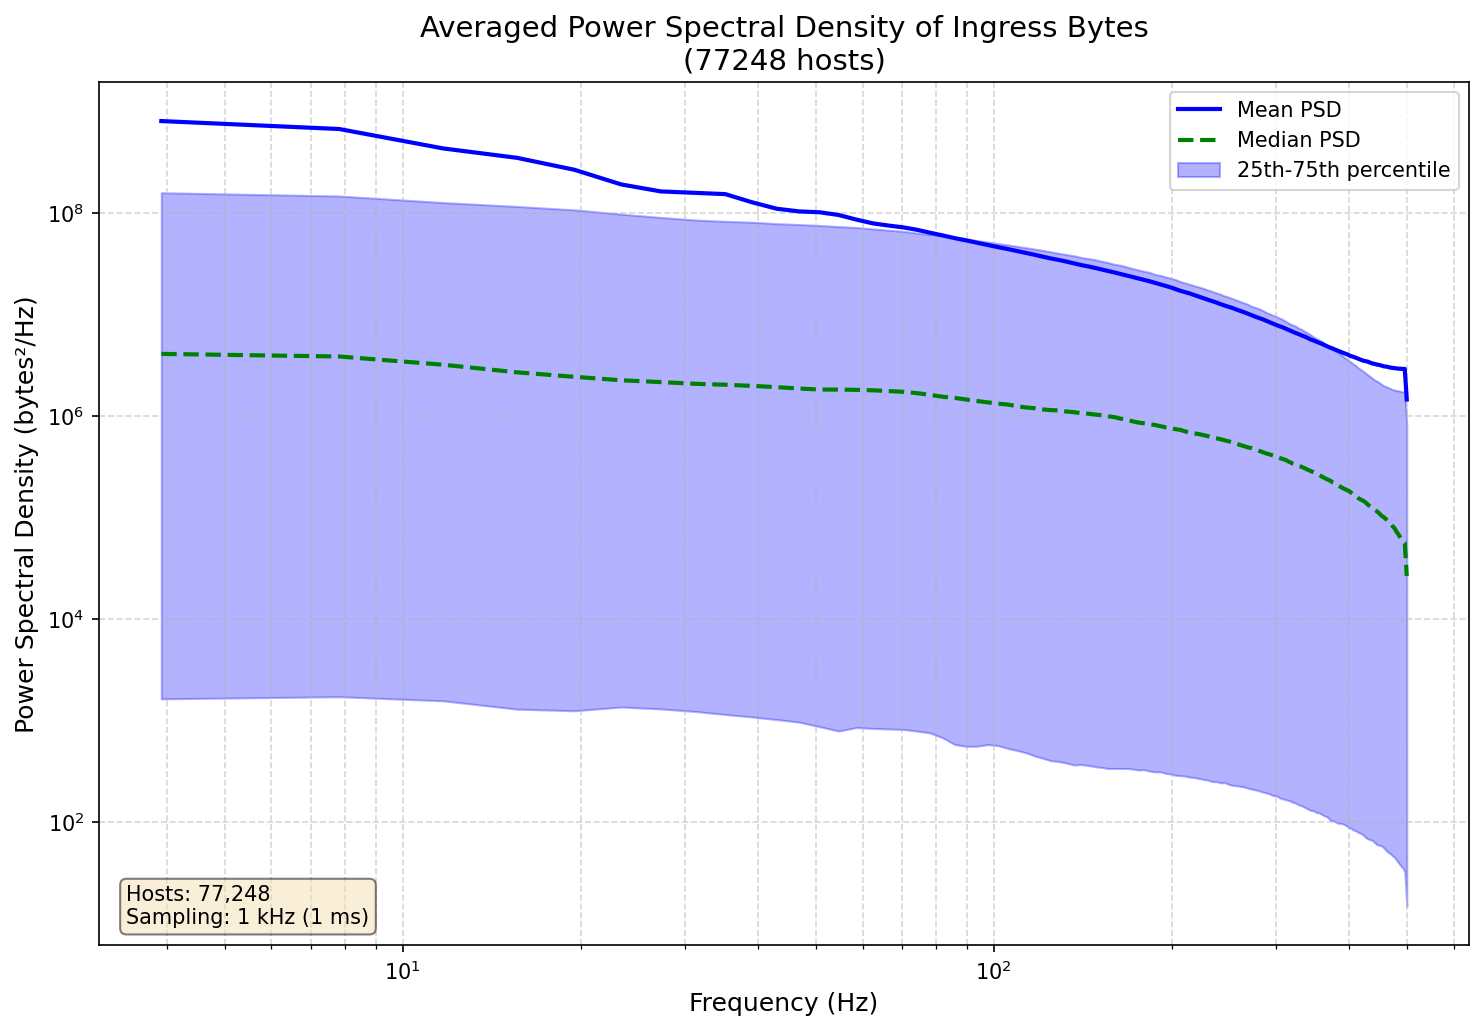

This chart was generated by the following Python code:
import pandas as pd
import numpy as np
import matplotlib.pyplot as plt
from scipy import signal
import glob
import os

def load_ingress_bytes(file_path):
    """Load ingress bytes from a CSV file."""
    try:
        df = pd.read_csv(file_path)
        return df['ingressBytes'].values
    except Exception as e:
        return None

def compute_psd(data, fs=1000):
    """Compute Power Spectral Density using Welch's method.
    
    Args:
        data: Time series data (ingress bytes)
        fs: Sampling frequency in Hz (1000 Hz = 1 sample per ms)
    
    Returns:
        frequencies, psd
    """
    # Use Welch's method for PSD estimation
    # nperseg controls the segment length for FFT
    nperseg = min(256, len(data) // 4)
    if nperseg < 16:
        return None, None
    
    frequencies, psd = signal.welch(data, fs=fs, nperseg=nperseg)
    return frequencies, psd

def main():
    # Path to the ingress_bytes folder
    script_dir = os.path.dirname(os.path.abspath(__file__))
    ingress_folder = os.path.join(script_dir, '..', 'ingress_bytes')
    output_dir = script_dir
    
    print(f"Loading data from: {ingress_folder}")
    
    # Get all CSV files
    all_files = glob.glob(os.path.join(ingress_folder, "ingress_bytes_*.csv"))
    print(f"Found {len(all_files)} files")
    
    # Collect PSDs from all hosts
    all_psds = []
    common_freqs = None
    
    for i, file in enumerate(all_files):
        if i % 500 == 0:
            print(f"Processing file {i}/{len(all_files)}...")
        
        data = load_ingress_bytes(file)
        if data is None or len(data) < 64:
            continue
        
        freqs, psd = compute_psd(data, fs=1000)  # 1000 Hz = 1 sample/ms
        if freqs is None:
            continue
        
        # Interpolate to common frequency grid if needed
        if common_freqs is None:
            common_freqs = freqs
            all_psds.append(psd)
        else:
            # Interpolate PSD to common frequency grid
            psd_interp = np.interp(common_freqs, freqs, psd)
            all_psds.append(psd_interp)
    
    print(f"Successfully processed {len(all_psds)} hosts")
    
    if len(all_psds) == 0:
        print("No valid PSDs computed!")
        return
    
    # Convert to numpy array and compute average
    all_psds = np.array(all_psds)
    avg_psd = np.mean(all_psds, axis=0)
    std_psd = np.std(all_psds, axis=0)
    
    # Also compute median and percentiles for robustness
    median_psd = np.median(all_psds, axis=0)
    p25_psd = np.percentile(all_psds, 25, axis=0)
    p75_psd = np.percentile(all_psds, 75, axis=0)
    
    # Plot averaged PSD
    fig, ax = plt.subplots(figsize=(10, 7))
    
    # Plot with log-log scale
    ax.loglog(common_freqs[1:], avg_psd[1:], 'b-', linewidth=2, label='Mean PSD')
    ax.loglog(common_freqs[1:], median_psd[1:], 'g--', linewidth=2, label='Median PSD')
    ax.fill_between(common_freqs[1:], p25_psd[1:], p75_psd[1:], 
                    alpha=0.3, color='blue', label='25th-75th percentile')
    
    ax.set_xlabel('Frequency (Hz)', fontsize=12)
    ax.set_ylabel('Power Spectral Density (bytes²/Hz)', fontsize=12)
    ax.set_title(f'Averaged Power Spectral Density of Ingress Bytes\n({len(all_psds)} hosts)', fontsize=14)
    ax.legend(loc='upper right')
    ax.grid(True, which='both', linestyle='--', alpha=0.5)
    
    # Add statistics
    stats_text = (f'Hosts: {len(all_psds):,}\n'
                  f'Sampling: 1 kHz (1 ms)')
    ax.text(0.02, 0.02, stats_text, transform=ax.transAxes, fontsize=10,
            verticalalignment='bottom',
            bbox=dict(boxstyle='round', facecolor='wheat', alpha=0.5))
    
    plt.tight_layout()
    output_file = os.path.join(output_dir, 'ingress_bytes_psd.png')
    plt.savefig(output_file, dpi=150, bbox_inches='tight')
    plt.show()
    print(f"Saved plot to {output_file}")

if __name__ == '__main__':
    main()
